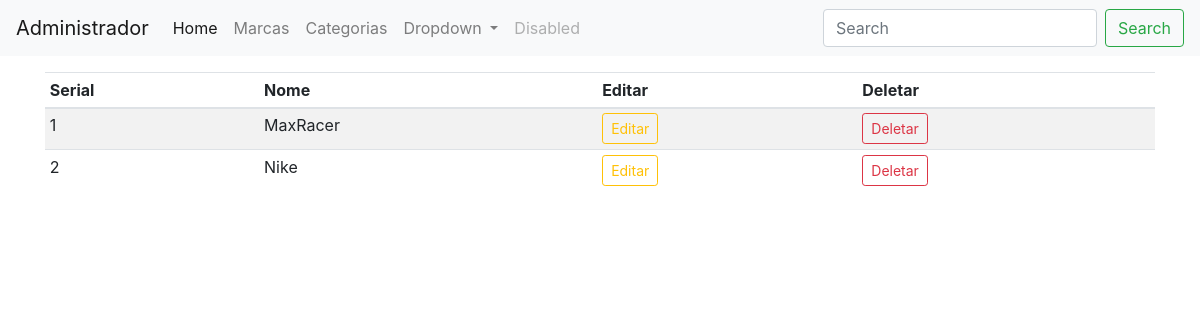
Page /marcas (signed in) on the earlier database version.
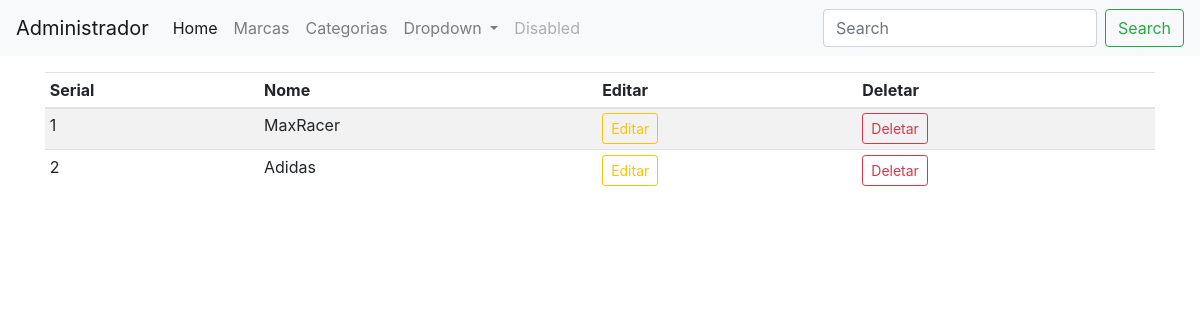
Same page on the later database version.
### shop/products/models.py (models this page shows)
class Marcas(db.Model):
    id = db.Column(db.Integer, primary_key=True)
    name = db.Column(db.String(30), nullable=False, unique=True)

### shop/admin/routes.py (the view)
@app.route('/marcas')
def marcas():
    if 'email' not in session:
        flash(f'Por favor, faça o login antes.', 'success')
        return redirect(url_for('login'))
    marcas = Marcas.query.order_by(Marcas.id.desc()).all()
    return render_template("admin/classificacoes.html", escopo='marcas', marcas=marcas, title='Gestão de Marcas')

### shop/templates/admin/classificacoes.html (shortened to what this page needs)
{% extends 'layouts.html' %}
{% block content %}
<nav class="navbar navbar-expand-lg navbar-light bg-light">
  <a class="navbar-brand" href="/admin">Administrador</a>
  <div class="collapse navbar-collapse" id="navbarSupportedContent">
    <ul class="navbar-nav mr-auto">
      <li class="nav-item active">
        <a class="nav-link" href="/admin">Home <span class="sr-only">(current)</span></a>
      </li>
      <li class="nav-item">
        <a class="nav-link" href="/marcas">Marcas</a>
      </li>
      <li class="nav-item">
        <a class="nav-link" href="/categorias">Categorias</a>
      </li>
      <li class="nav-item dropdown">
        <a class="nav-link dropdown-toggle" href="#" id="navbarDropdown" role="button" data-toggle="dropdown" aria-haspopup="true" aria-expanded="false">
          Dropdown
        </a>
      </li>
      <li class="nav-item">
        <a class="nav-link disabled" href="#">Disabled</a>
      </li>
    </ul>
    <form class="form-inline my-2 my-lg-0">
      <input class="form-control mr-sm-2" type="search" placeholder="Search" aria-label="Search">
      <button class="btn btn-outline-success my-2 my-sm-0" type="submit">Search</button>
    </form>
  </div>
</nav>
<div class="container mt-3">
  <table class="table table-sm table-striped">
    <thead>
      <th>Serial</th>
      <th>Nome</th>
      <th>Editar</th>
      <th>Deletar</th>
    </thead>
    <tbody>
      {% if escopo == 'marcas' %}
      {% for marca in marcas %}
      <tr>
        <td>{{loop.index}}</td>
        <td>{{marca.name}}</td>
        <td><a href="{{url_for('updatemarca', id=marca.id)}}" class="btn btn-sm btn-outline-warning">Editar</a></td>
        <td><a href="" class="btn btn-sm btn-outline-danger">Deletar</a></td>
      </tr>
    {% endfor %}
    {% endif %}
  </tbody>
</table>
</div>
{% endblock content %}

### shop/templates/layouts.html (shortened to what this page needs)
<!doctype html>
<html lang="en">
<head>
  <link rel="stylesheet" href="{{url_for('static', filename='css/dark-mode.css')}}">
  <link rel="stylesheet" href="{{url_for('static', filename='css/bootstrap.min.css')}}">
</head>
<body>
  {% block content %}
  {% endblock content %}
</body>
</html>

### shop/static/css/dark-mode.css (style rules this page uses)
body { color: #fff; background-color: #222; }
a { color: #ff0; }
.btn { color: #fff; background-color: #444; }

Differences in the rows shown:
changed Marcas: name "Nike" → "Adidas"
